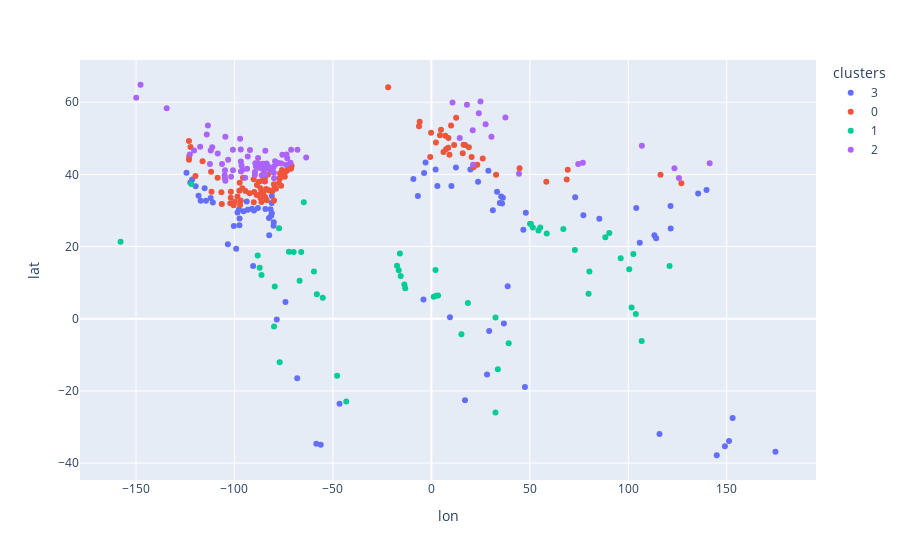

Write notebook code for a chart like this one.
### Code cell
kmeans = KMeans(n_clusters=4).fit(df_city2[['meanT','maxT','minT']].values)
df_city2['clusters'] = kmeans.labels_.astype(str)
px.scatter(df_city2, x='lon', y='lat', color='clusters', hover_name='City', hover_data=['meanT','maxT','minT'])

### Figure 1 — Plotly figure (JSON) as saved in the notebook; plotly's stock layout.template omitted (floating-point values rounded to 4 significant figures; data arrays with more than 128 entries replaced by an {"elided": "..."} marker saying what was removed)
{"data": [{"customdata": {"elided": "84x3 float values"}, "hovertemplate": "<b>%{hovertext}</b><br><br>clusters=3<br>lon=%{x}<br>lat=%{y}<br>meanT=%{customdata[0]}<br>maxT=%{customdata[1]}<br>minT=%{customdata[2]}<extra></extra>", "hovertext": ["Abidjan", "Addis Ababa", "Algiers", "Amman", "Antananarivo", "Athens", "Auckland", "Austin", "Barcelona", "Baton Rouge", "Beirut", "Bilbao", "Bogota", "Brisbane", "Brownsville", "Buenos Aires", "Bujumbura", "Cairo", "Canberra", "Capetown", "Chengdu", "Columbia", "Corpus Christi", "Damascus", "Daytona Beach", "Delhi", "Fresno", "Guadalajara", "Guangzhou", "Guatemala City", "Hanoi", "Havana", "Hong Kong", "Houston", "Islamabad", "Istanbul", "Jacksonville", "Katmandu", "Kuwait", "La Paz", "Lake Charles", "Las Vegas", "Libreville", "Lisbon", "Los Angeles", "Lusaka", "Madrid", "Melbourne", "Mexico City", "Miami Beach", "Mobile", "Monterrey", "Montevideo", "Nairobi", "New Orleans", "Nicosia", "Orlando", "Osaka", "Perth", "Phoenix", "Quito", "Rabat", "Riyadh", "Rome", "Sacramento", "San Antonio", "San Diego", "San Francisco", "Sao Paulo", "Savannah", "Shanghai", "Shreveport", "Sydney", "Taipei", "Tallahassee", "Tampa", "Tel Aviv", "Tirana", "Tokyo", "Tucson", "Tunis", "West Palm Beach", "Windhoek", "Yuma"], "legendgroup": "3", "marker": {"color": "#636efa", "symbol": "circle"}, "mode": "markers", "name": "3", "orientation": "v", "showlegend": true, "type": "scatter", "x": [-4.016, 38.76, 3.06, 35.92, 47.53, 23.73, 174.8, -97.74, 2.177, -91.14, 35.48, -2.935, -74.08, 153.0, -97.49, -58.44, 29.37, 31.24, 149.1, -124.4, 104.1, -81.03, -97.4, 36.31, -81.02, 77.22, -119.7, -103.3, 113.3, -90.52, 105.9, -82.36, 114.2, -95.37, 73.07, 28.97, -81.66, 85.32, 47.97, -68.13, -93.21, -115.1, 9.454, -9.137, -118.2, 28.28, -3.704, 145.0, -99.13, -80.14, -88.08, -100.3, -56.19, 36.83, -90.08, 33.36, -81.38, 135.5, 115.9, -112.1, -78.51, -6.835, 46.72, 12.48, -121.5, -98.5, -117.2, -122.4, -46.63, -81.1, 121.5, -93.76, 151.2, 121.6, -84.28, -82.46, 34.78, 19.83, 139.8, -111.0, 10.19, -80.05, 17.08, -114.5], "xaxis": "x", "y": [5.32, 9.011, 36.78, 31.95, -18.91, 37.98, -36.85, 30.27, 41.38, 30.45, 33.9, 43.26, 4.653, -27.47, 25.91, -34.61, -3.364, 30.04, -35.3, 40.47, 30.66, 34.0, 27.76, 33.51, 29.21, 28.65, 36.73, 20.67, 23.13, 14.62, 21.03, 23.14, 22.28, 29.76, 33.69, 41.01, 30.33, 27.71, 29.38, -16.5, 30.21, 36.17, 0.39, 38.71, 34.05, -15.42, 40.42, -37.81, 19.43, 25.79, 30.69, 25.68, -34.91, -1.303, 29.98, 35.17, 28.54, 34.69, -31.96, 33.45, -0.2202, 34.02, 24.64, 41.89, 38.58, 29.42, 32.72, 37.78, -23.55, 32.06, 31.23, 32.47, -33.87, 25.04, 30.44, 27.95, 32.09, 41.33, 35.68, 32.22, 36.8, 26.72, -22.58, 32.67], "yaxis": "y"}, {"customdata": {"elided": "99x3 float values"}, "hovertemplate": "<b>%{hovertext}</b><br><br>clusters=0<br>lon=%{x}<br>lat=%{y}<br>meanT=%{customdata[0]}<br>maxT=%{customdata[1]}<br>minT=%{customdata[2]}<extra></extra>", "hovertext": ["Abilene", "Albuquerque", "Allentown", "Amarillo", "Amsterdam", "Ankara", "Ashabad", "Asheville", "Atlanta", "Atlantic City", "Baltimore", "Beijing", "Belfast", "Belgrade", "Bern", "Birmingham", "Boise", "Bonn", "Bordeaux", "Boston", "Bratislava", "Bridgeport", "Brussels", "Bucharest", "Budapest", "Charleston", "Charlotte", "Chattanooga", "Cincinnati", "Columbus", "Copenhagen", "Dallas", "Dublin", "Durham", "Dusanbe", "El Paso", "Eugene", "Evansville", "Flagstaff", "Fort Smith", "Frankfurt", "Geneva", "Grand Junction", "Greensboro", "Hamburg", "Harrisburg", "Hartford", "Huntsville", "Jackson", "Knoxville", "Lexington", "Little Rock", "London", "Louisville", "Lubbock", "Macon", "Medford", "Memphis", "Midland", "Milan", "Montgomery", "Munich", "Nashville", "New York City", "Newark", "Norfolk", "Oklahoma City", "Paducah", "Paris", "Philadelphia", "Reno", "Reykjavik", "Rhode Island", "Richmond", "Roanoke", "Salem", "Salt Lake City", "San Angelo", "Seattle", "Seoul", "Skopje", "Sofia", "St Louis", "Tashkent", "Tbilisi", "Topeka", "Tulsa", "Tupelo", "Vancouver", "Vienna", "Waco", "Washington", "Washington DC", "Wichita", "Wichita Falls", "Wilkes Barre", "Wilmington", "Zagreb", "Zurich"], "legendgroup": "0", "marker": {"color": "#EF553B", "symbol": "circle"}, "mode": "markers", "name": "0", "orientation": "v", "showlegend": true, "type": "scatter", "x": [-99.75, -106.7, -75.47, -101.8, 4.894, 32.85, 58.38, -82.55, -84.39, -74.42, -76.61, 116.4, -5.93, 20.46, 7.451, -86.8, -116.2, 7.101, -0.58, -71.06, 17.11, -73.2, 4.352, 26.1, 19.04, -79.94, -80.84, -85.31, -84.51, -83.0, 12.57, -96.8, -6.26, -78.9, 68.76, -106.4, -123.1, -87.56, -111.7, -94.4, 8.682, 6.147, -108.6, -79.79, 10.0, -76.89, -72.69, -86.59, -90.2, -83.92, -84.5, -92.29, -0.1276, -85.76, -101.9, -83.63, -71.11, -89.97, -102.1, 9.19, -86.3, 11.58, -86.77, -74.01, -74.17, -76.29, -97.52, -88.6, 2.32, -75.16, -119.8, -21.94, -71.27, -77.43, -79.94, -123.0, -111.9, -100.4, -122.3, 127.0, 21.43, 23.32, -90.24, 69.28, 44.8, -95.68, -95.99, -88.7, -123.1, 16.37, -97.15, -77.04, -77.04, -97.34, -98.5, -75.88, -75.55, 15.96, 8.541], "xaxis": "x", "y": [32.45, 35.08, 40.6, 35.21, 52.37, 39.92, 37.94, 35.6, 33.75, 39.36, 39.29, 39.91, 54.6, 44.82, 46.95, 33.52, 43.62, 50.74, 44.84, 42.36, 48.14, 41.17, 50.85, 44.44, 47.5, 32.79, 35.23, 35.05, 39.1, 39.96, 55.69, 32.78, 53.35, 36.0, 38.59, 31.79, 44.05, 37.97, 35.2, 35.38, 50.11, 46.2, 39.06, 36.07, 53.55, 40.27, 41.76, 34.73, 32.31, 35.96, 38.05, 34.75, 51.51, 38.25, 33.56, 32.84, 42.42, 35.13, 32.0, 45.46, 32.37, 48.14, 36.16, 40.71, 40.74, 36.84, 35.47, 37.08, 48.86, 39.95, 39.53, 64.15, 41.55, 37.54, 37.27, 44.94, 40.76, 31.46, 47.6, 37.57, 42.0, 42.7, 38.63, 41.31, 41.69, 39.05, 36.16, 34.26, 49.26, 48.21, 31.55, 38.9, 38.9, 37.69, 33.9, 41.25, 39.75, 45.84, 47.37], "yaxis": "y"}, {"customdata": {"elided": "54x3 float values"}, "hovertemplate": "<b>%{hovertext}</b><br><br>clusters=1<br>lon=%{x}<br>lat=%{y}<br>meanT=%{customdata[0]}<br>maxT=%{customdata[1]}<br>minT=%{customdata[2]}<extra></extra>", "hovertext": ["Abu Dhabi", "Bangkok", "Bangui", "Banjul", "Belize City", "Bissau", "Bombay (Mumbai)", "Brasilia", "Brazzaville", "Bridgetown", "Calcutta", "Caracas", "Chennai (Madras)", "Colombo", "Conakry", "Cotonou", "Dakar", "Dar Es Salaam", "Dhahran", "Dhaka", "Doha", "Dubai", "Freetown", "Georgetown", "Guayaquil", "Hamilton", "Honolulu", "Jakarta", "Kampala", "Karachi", "Kuala Lumpur", "Lagos", "Lilongwe", "Lima", "Lome", "Managua", "Manama", "Manila", "Maputo", "Muscat", "Nassau", "Niamey", "Nouakchott", "Panama City", "Paramaribo", "Port au Prince", "Rangoon", "Rio de Janeiro", "San Jose", "San Juan", "Santo Domingo", "Singapore", "Tegucigalpa", "Vientiane"], "legendgroup": "1", "marker": {"color": "#00cc96", "symbol": "circle"}, "mode": "markers", "name": "1", "orientation": "v", "showlegend": true, "type": "scatter", "x": [54.38, 100.5, 18.55, -16.56, -88.2, -15.58, 72.88, -47.88, 15.27, -59.62, 88.36, -66.91, 80.27, 79.85, -13.7, 2.425, -17.45, 39.28, 50.12, 90.39, 51.53, 55.29, -13.27, -58.16, -79.91, -64.78, -157.9, 106.8, 32.58, 67.02, 101.7, 3.394, 33.77, -77.04, 1.216, -86.27, 50.58, 121.0, 32.57, 58.59, -77.34, 2.11, -15.98, -79.53, -55.17, -72.34, 96.16, -43.21, -121.9, -66.12, -69.94, 103.9, -87.2, 102.6], "xaxis": "x", "y": [24.45, 13.75, 4.391, 13.44, 17.5, 11.86, 19.08, -15.79, -4.269, 13.1, 22.57, 10.51, 13.08, 6.939, 9.517, 6.368, 14.69, -6.816, 26.3, 23.76, 25.29, 25.27, 8.479, 6.814, -2.17, 32.3, 21.3, -6.175, 0.3177, 24.85, 3.152, 6.455, -13.99, -12.06, 6.13, 12.15, 26.22, 14.59, -25.97, 23.62, 25.08, 13.52, 18.08, 8.971, 5.825, 18.55, 16.8, -22.91, 37.34, 18.47, 18.48, 1.29, 14.11, 17.96], "yaxis": "y"}, {"customdata": {"elided": "84x3 float values"}, "hovertemplate": "<b>%{hovertext}</b><br><br>clusters=2<br>lon=%{x}<br>lat=%{y}<br>meanT=%{customdata[0]}<br>maxT=%{customdata[1]}<br>minT=%{customdata[2]}<extra></extra>", "hovertext": ["Akron", "Albany", "Almaty", "Anchorage", "Billings", "Bishkek", "Bismarck", "Buffalo", "Burlington", "Calgary", "Caribou", "Casper", "Cheyenne", "Chicago", "Cleveland", "Colorado Springs", "Concord", "Dayton", "Denver", "Des Moines", "Detroit", "Duluth", "Edmonton", "Elkins", "Erie", "Fairbanks", "Fargo", "Flint", "Fort Wayne", "Goodland", "Grand Rapids", "Great Falls", "Green Bay", "Halifax", "Helena", "Helsinki", "Indianapolis", "Juneau", "Kansas City", "Kiev", "Lansing", "Lincoln", "Madison", "Milwaukee", "Minneapolis", "Minsk", "Montreal", "Moscow", "North Platte", "Omaha", "Oslo", "Ottawa", "Peoria", "Pittsburgh", "Pocatello", "Portland", "Prague", "Pristina", "Pueblo", "Pyongyang", "Quebec", "Rapid City", "Regina", "Riga", "Rochester", "Rockford", "Sapporo", "Sault Ste Marie", "Shenyang", "Sioux City", "Sioux Falls", "South Bend", "Spokane", "Springfield", "Stockholm", "Syracuse", "Toledo", "Toronto", "Ulan-bator", "Warsaw", "Winnipeg", "Yakima", "Yerevan", "Youngstown"], "legendgroup": "2", "marker": {"color": "#ab63fa", "symbol": "circle"}, "mode": "markers", "name": "2", "orientation": "v", "showlegend": true, "type": "scatter", "x": [-81.52, -73.75, 76.95, -149.9, -108.5, 74.61, -100.8, -78.88, -73.21, -114.1, -68.01, -106.3, -104.8, -87.62, -81.69, -104.8, -71.54, -84.19, -105.0, -93.6, -83.05, -92.13, -113.5, -79.85, -80.09, -147.7, -96.79, -83.69, -85.14, -101.7, -85.67, -111.3, -88.01, -63.59, -112.0, 24.94, -86.16, -134.4, -94.58, 30.52, -84.56, -96.71, -89.38, -87.92, -93.27, 27.56, -73.57, 37.62, -100.8, -95.94, 10.74, -75.69, -89.59, -79.99, -112.5, -122.7, 14.42, 21.16, -104.6, 125.7, -71.21, -103.2, -104.6, 24.11, -77.62, -89.09, 141.4, -84.32, 123.5, -96.41, -96.73, -86.25, -117.4, -89.64, 18.07, -76.15, -83.54, -79.38, 106.9, 21.01, -97.14, -120.5, 44.51, -80.65], "xaxis": "x", "y": [41.08, 42.65, 43.24, 61.22, 45.79, 42.88, 46.81, 42.89, 44.48, 51.05, 46.86, 42.85, 41.14, 41.88, 41.5, 38.83, 43.21, 39.76, 39.74, 41.59, 42.33, 46.77, 53.55, 38.93, 42.13, 64.84, 46.88, 43.02, 41.08, 39.35, 42.96, 47.5, 44.51, 44.65, 46.59, 60.17, 39.77, 58.3, 39.1, 50.45, 42.73, 40.81, 43.07, 43.03, 44.98, 53.9, 45.5, 55.75, 41.12, 41.26, 59.91, 45.42, 40.69, 40.44, 42.86, 45.52, 50.09, 42.66, 38.25, 39.02, 46.81, 44.09, 50.45, 56.95, 43.16, 42.27, 43.06, 46.52, 41.67, 42.5, 43.55, 41.68, 47.66, 39.8, 59.33, 43.05, 41.65, 43.65, 47.92, 52.23, 49.9, 46.6, 40.18, 41.1], "yaxis": "y"}], "layout": {"legend": {"title": {"text": "clusters"}, "tracegroupgap": 0}, "margin": {"t": 60}, "xaxis": {"anchor": "y", "domain": [0, 1], "title": {"text": "lon"}}, "yaxis": {"anchor": "x", "domain": [0, 1], "title": {"text": "lat"}}}}
